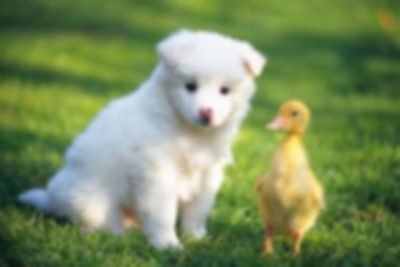
#> input picture img/deblur-4.jpg, 400 x 267 px
$ python image_enhancer.py   (older library calls are emulated)
#> lines starting #> are read from the running program, lines starting #| are printed output that depends on the picture
import cv2
import numpy as np
import os
from matplotlib import pyplot as plt
from skimage.restoration import richardson_lucy

def resize_image(image, width=None, height=None):
    if width is None and height is None:
        return image
    h, w = image.shape[:2]
    if width is not None and height is not None:
        return cv2.resize(image, (width, height))
    elif width is not None:
        ratio = width / w
        return cv2.resize(image, (width, int(h * ratio)))
    else:
        ratio = height / h
        return cv2.resize(image, (int(w * ratio), height))

def evaluate_quality(image):
    gray = cv2.cvtColor(image, cv2.COLOR_BGR2GRAY)
    laplacian = cv2.Laplacian(gray, cv2.CV_64F)
    score = laplacian.var()
    return score

def show_comparison(original, enhanced, title1="Original", title2="Enhanced"):
    plt.figure(figsize=(12, 6))
    plt.subplot(121)
    plt.imshow(cv2.cvtColor(original, cv2.COLOR_BGR2RGB))
    plt.title(title1)
    plt.axis('off')
    plt.subplot(122)
    plt.imshow(cv2.cvtColor(enhanced, cv2.COLOR_BGR2RGB))
    plt.title(title2)
    plt.axis('off')
    plt.tight_layout()
    plt.show()

def clahe_then_sharpen(image, strength=1.8, sigma=1.0):
    lab = cv2.cvtColor(image, cv2.COLOR_BGR2LAB)
    l, a, b = cv2.split(lab)
    clahe = cv2.createCLAHE(clipLimit=2.0, tileGridSize=(8, 8))
    l_eq = clahe.apply(l)
    lab_eq = cv2.merge([l_eq, a, b])
    image_eq = cv2.cvtColor(lab_eq, cv2.COLOR_LAB2BGR)
    blurred = cv2.GaussianBlur(image_eq, (0, 0), sigma)
    sharpened = cv2.addWeighted(image_eq, 1 + strength, blurred, -strength, 0)
    return np.clip(sharpened, 0, 255).astype(np.uint8)

def strong_unsharp_masking(image, sigma=1.0, strength=2.0, iterations=1, edge_boost=False, edge_weight=0.3):
    result = image.copy()
    for _ in range(iterations):
        blurred = cv2.GaussianBlur(result, (0, 0), sigma)
        result = cv2.addWeighted(result, 1.0 + strength, blurred, -strength, 0)
        result = np.clip(result, 0, 255).astype(np.uint8)
    if edge_boost:
        gray = cv2.cvtColor(result, cv2.COLOR_BGR2GRAY)
        edges = cv2.Laplacian(gray, cv2.CV_8U, ksize=3)
        edges_colored = cv2.cvtColor(edges, cv2.COLOR_GRAY2BGR)
        result = cv2.addWeighted(result, 1.0, edges_colored, edge_weight, 0)
    return np.clip(result, 0, 255).astype(np.uint8)

def edge_preserve_then_sharpen(image):
    smooth = cv2.edgePreservingFilter(image, flags=1, sigma_s=60, sigma_r=0.4)
    sharpened = cv2.addWeighted(image, 1.5, smooth, -0.5, 0)
    return np.clip(sharpened, 0, 255).astype(np.uint8)

# [9 lines left out: function fake_hdr_enhance, not called in this run]

def denoise_clahe_sharpen(image):
    denoised = cv2.medianBlur(image, 3)
    clahe_img = clahe_then_sharpen(denoised)
    return strong_unsharp_masking(clahe_img, sigma=1, strength=1.8, iterations=2, edge_boost=False)

def motion_kernel(length, angle):
    kernel = np.zeros((length, length), dtype=np.float32)
    cv2.line(kernel, (0, length // 2), (length - 1, length // 2), 1, thickness=1)
    M = cv2.getRotationMatrix2D((length / 2, length / 2), angle, 1)
    kernel = cv2.warpAffine(kernel, M, (length, length))
    return kernel / np.sum(kernel)

# [16 lines left out: function wiener_deconv, not called in this run]

def motion_deblur(image, angle=30, strength=15):
    kernel = motion_kernel(strength, angle)
    return wiener_deconv(image, kernel, noise_power=0.01)

def motion_deblur_sweep(image, angles=[0, 30, 60, 90], lengths=[13, 17, 21], noise_power=0.01):
    def wiener_deconv_gray(image, kernel):
        gray = cv2.cvtColor(image, cv2.COLOR_BGR2GRAY).astype(np.float32) / 255.0
        h, w = gray.shape
        kh, kw = kernel.shape
        psf = np.zeros((h, w), dtype=np.float32)
        psf[:kh, :kw] = kernel
        psf = np.roll(psf, -kh // 2, axis=0)
        psf = np.roll(psf, -kw // 2, axis=1)
        img_fft = np.fft.fft2(gray)
        psf_fft = np.fft.fft2(psf)
        psf_fft_conj = np.conj(psf_fft)
        result_fft = img_fft * psf_fft_conj / (np.abs(psf_fft)**2 + noise_power)
        result = np.real(np.fft.ifft2(result_fft))
        result = np.clip(result * 255, 0, 255).astype(np.uint8)

        yuv = cv2.cvtColor(image, cv2.COLOR_BGR2YCrCb)
        yuv[:, :, 0] = result
        return cv2.cvtColor(yuv, cv2.COLOR_YCrCb2BGR)

    results = []
    for angle in angles:
        for length in lengths:
            kernel = motion_kernel(length, angle)
            deblurred = wiener_deconv_gray(image, kernel)
            score = evaluate_quality(deblurred)
            results.append((score, angle, length, deblurred))

    results.sort(reverse=True, key=lambda x: x[0])
    top_results = results[:3]
    print("\n[Motion Deblur Sweep - Top 3 Results]")
    for i, (score, angle, length, _) in enumerate(top_results):
        print(f"#{i+1}: Angle={angle}, Length={length}, Clarity Score={score:.2f}")

    return {f"motion_best{i+1}_angle{angle}_len{length}": img for i, (score, angle, length, img) in enumerate(top_results)}


def enhance_image_quality(image):
    results = {'original': image}
    base_image = image.copy()
    mean_brightness = cv2.mean(cv2.cvtColor(base_image, cv2.COLOR_BGR2GRAY))[0]
    sharpness = evaluate_quality(base_image)

    if mean_brightness < 80:
        results['fake_hdr'] = fake_hdr_enhance(base_image)
    if sharpness < 50:
        results['denoise_clahe'] = denoise_clahe_sharpen(base_image)

    results['unsharp'] = strong_unsharp_masking(base_image)
    results['edge_preserve'] = edge_preserve_then_sharpen(base_image)
    results.update(motion_deblur_sweep(base_image))

    return results

def process_image(image, output_folder=None):
    # image = cv2.imread(image_path)
    if image is None:
        print(f" Failed to read: {image_path}")
        return
    results = enhance_image_quality(image)
    scores = {}
    for method, result in results.items():
        if method != 'original':
            score = evaluate_quality(result)
            scores[method] = score
            print(f"{method}: clarity score = {score:.3f}")
            if output_folder:
                os.makedirs(output_folder, exist_ok=True)
                name = os.path.splitext(os.path.basename(image_path))[0]
                cv2.imwrite(os.path.join(output_folder, f"{name}_{method}.png"), result)
    best = max(scores, key=scores.get)
    print(f" Best method: {best}")
    show_comparison(image, results[best], "Original", f"Best: {best}")

if __name__ == "__main__":
    image_path =  "./img/deblur-4.jpg"
    output_folder = "enhanced_results"
    image = cv2.imread(image_path)
#> image is the input picture: shape (267, 400, 3); mean B, G, R 92.8, 140, 120.1
    width = None
    height = None
    image = resize_image(image, width, height)
    process_image(image, output_folder)
#> in enhance_image_quality, `mean_brightness = cv2.mean(cv2.cvtColor(base_image, cv2.COLOR_BGR2GRAY..`: mean_brightness = 128.7
#> in evaluate_quality, `laplacian = cv2.Laplacian(gray, cv2.CV_64F)`:
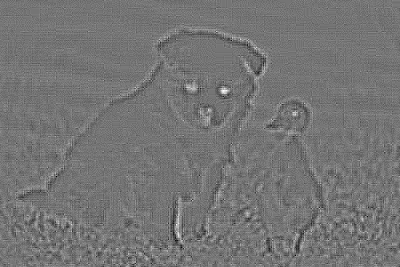
#> laplacian: shape (267, 400) float64; min -28, max 33, mean 0; drawn with min black and max white
#> in evaluate_quality, `score = laplacian.var()`: score = 10.31
#> in clahe_then_sharpen, `lab = cv2.cvtColor(image, cv2.COLOR_BGR2LAB)`: lab: shape (267, 400, 3); mean of channels 0, 1, 2 141.1, 112.7, 151
#> in clahe_then_sharpen, `l, a, b = cv2.split(lab)`:
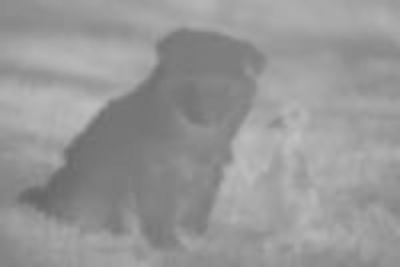
#> b: shape (267, 400); min 102, max 194, mean 151
#> in clahe_then_sharpen, `l_eq = clahe.apply(l)`:
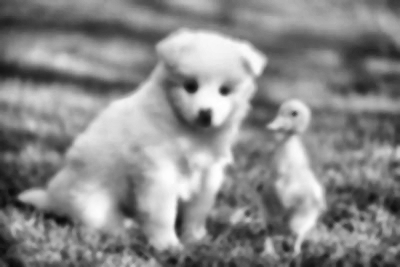
#> l_eq: shape (267, 400); min 10, max 255, mean 137.1
#> in clahe_then_sharpen, `lab_eq = cv2.merge([l_eq, a, b])`: lab_eq: shape (267, 400, 3); mean of channels 0, 1, 2 137.1, 112.7, 151
#> in clahe_then_sharpen, `image_eq = cv2.cvtColor(lab_eq, cv2.COLOR_LAB2BGR)`:
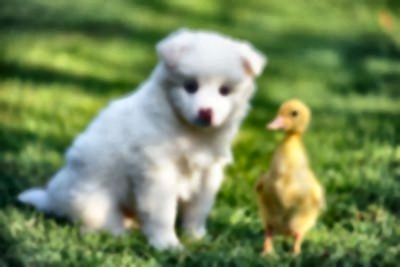
#> image_eq: shape (267, 400, 3); mean B, G, R 88.9, 136.4, 116.3
#> the loop in motion_deblur_sweep, `for angle in angles:` made 4 passes
#> pass 1, in wiener_deconv_gray, `result = np.clip(result * 255, 0, 255).astype(np.uint8)`:
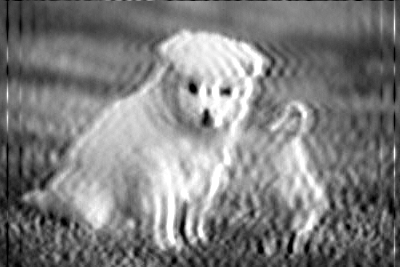
#> result: shape (267, 400); min 0, max 255, mean 126.6
#> after the loop in motion_deblur_sweep, `for angle in angles:`:
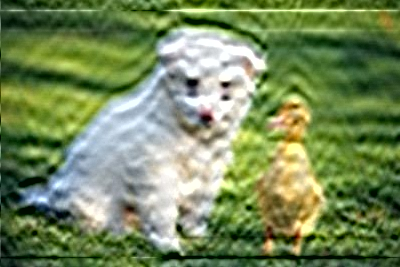
#> deblurred: shape (267, 400, 3); mean B, G, R 91.3, 137.8, 118
#> after the loop in motion_deblur_sweep, `for angle in angles:`: results = 12 items
#> in motion_deblur_sweep, `top_results = results[:3]`: top_results = 3 items
#> the loop in motion_deblur_sweep, `for i, (score, angle, length, _) in enumerate(top_results):` made 3 passes
#> (score, angle, length) on passes 1 to 3: (361.6, 30, 13), (292, 60, 13), (285.7, 30, 17)
#| #1: Angle=30, Length=13, Clarity Score=361.58
#| #2: Angle=60, Length=13, Clarity Score=292.03
#| #3: Angle=30, Length=17, Clarity Score=285.70
#> in process_image, `results = enhance_image_quality(image)`: results = 7 items
#> the loop in process_image, `for method, result in results.items():` made 7 passes
#> (method, score) on passes 2 to 7: ('denoise_clahe', 10510.9), ('unsharp', 63.83), ('edge_preserve', 21.89), ('motion_best1_angle30_len13', 361.6), ('motion_best2_angle60_len13', 292), ('motion_best3_angle30_len17', 285.7)
#> method on pass 1: 'original'
#| denoise_clahe: clarity score = 10510.934
#| unsharp: clarity score = 63.825
#| edge_preserve: clarity score = 21.890
#| motion_best1_angle30_len13: clarity score = 361.577
#| motion_best2_angle60_len13: clarity score = 292.035
#| motion_best3_angle30_len17: clarity score = 285.702
#> after the loop in process_image, `for method, result in results.items():`: scores = {'denoise_clahe': 10510.9, 'unsharp': 63.83, 'edge_preserve': 21.89, 'motion_best1_angle30_len13': 361.6, 'motion_best2_angle60_len13': 292, 'motion_best3_angle30_len17': 285.7}
#> in process_image, `best = max(scores, key=scores.get)`: best = 'denoise_clahe'
#|  Best method: denoise_clahe
#> in show_comparison, `plt.show()`:
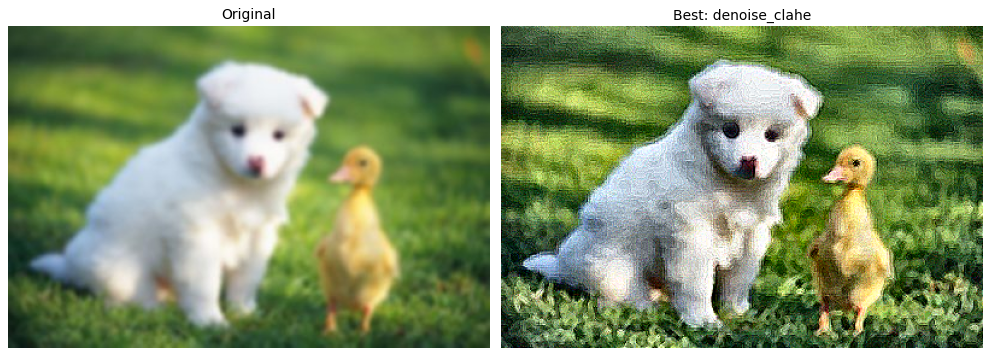
#> figure drawn by matplotlib, 2 panels
